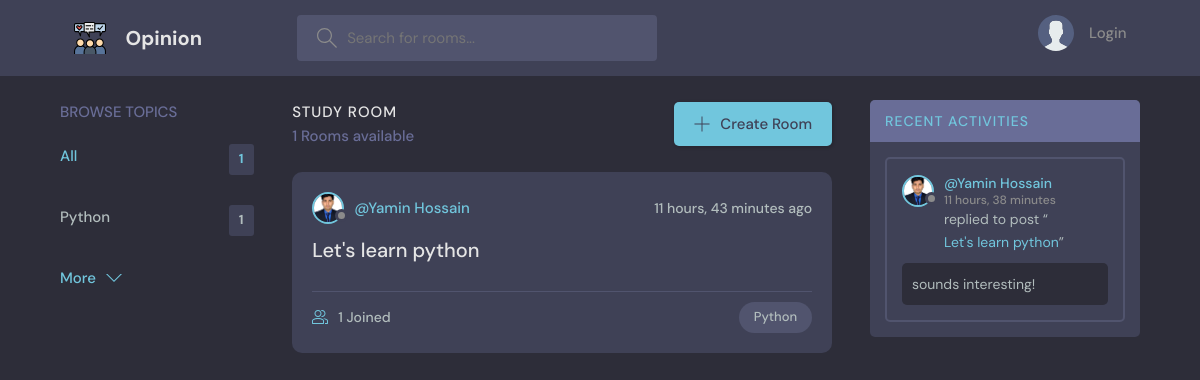
The page / on the database its author committed.
### base/models.py (models this page shows)
class Topic(models.Model):
    name = models.CharField(max_length=200)
    def __str__(self):
        return self.name

class Room(models.Model):
    host = models.ForeignKey(User, on_delete=models.SET_NULL, null = True)
    topic = models.ForeignKey(Topic, on_delete = models.SET_NULL, null=True)# we want to keep the room even after deleting the topic
    name = models.CharField(max_length=200)
    description = models.TextField(blank=True, null=True) #letting django know that this field can be blank and can be saved blank as well
    updated = models.DateTimeField(auto_now=True)
    created = models.DateTimeField(auto_now_add=True)
    participants = models.ManyToManyField(User, related_name='participants', blank=True)# while we quarrying data for participants this related_name wold help us to quarry from the DB.
    class Meta:
        ordering = ['-updated','-created']
    def __str__(self):
        return self.name

class User(AbstractUser):
    name = models.CharField(max_length=200, null=True)
    email = models.EmailField(unique=True, null=True)
    bio = models.TextField(max_length=200, null=True)
    avatar = models.ImageField(null=True, default='avatar.svg')
    USERNAME_FIELD = 'email'
    REQUIRED_FIELDS = []
    def __str__(self):
        return self.name

class Message(models.Model):
    user = models.ForeignKey(User, on_delete = models.CASCADE)
    room = models.ForeignKey(Room, on_delete = models.CASCADE) # cascade means we want to delete the message as well after deleting the room
    body = models.TextField()
    updated = models.DateTimeField(auto_now=True)
    created = models.DateTimeField(auto_now_add=True)
    class Meta:
        ordering = ['-updated', '-created']
    def __str__(self):
        return self.body[0:50]

### base/views.py (the view)
# urls.py: path('', views.home, name="home"),
def home(request):
    q = request.GET.get('q') if request.GET.get('q') else ''
    topics = Topic.objects.all()[0:4]
    room_messages = Message.objects.filter(Q(room__topic__name__icontains = q))#.order_by('-created')
    rooms = Room.objects.filter(Q(topic__name__icontains=q)| Q(name__icontains=q)| Q(description__icontains=q))
    context = {'rooms': rooms,'topics': topics, 'room_count': rooms.count(),'room_messages': room_messages }
    return render(request, 'base/home.html', context)

### base/templates/base/home.html (shortened to what this page needs)
{% extends 'main.html' %}
{%block content %}
<main class="layout layout--3">
  <div class="container">
    {%include 'base/topics_component.html'%}
    <div class="roomList">
      <div class="roomList__header">
        <div>
          <h2>Study Room</h2>
          <p>{{room_count}} Rooms available</p>
        </div>
        <a class="btn btn--main" href="{% url 'create-room' %}">
          <svg version="1.1" xmlns="http://www.w3.org/2000/svg" width="32" height="32" viewBox="0 0 32 32">
            <title>add</title>
            <path
              d="M16.943 0.943h-1.885v14.115h-14.115v1.885h14.115v14.115h1.885v-14.115h14.115v-1.885h-14.115v-14.115z">
            </path>
          </svg>
          Create Room
        </a>
      </div>
      {% include 'base/feed_component.html' %}
    </div>
    {% include 'base/activity_component.html'%}
  </div>
</main>
{% endblock content %}

### base/templates/base/topics_component.html
<div class="topics">
    <div class="topics__header">
        <h2>Browse Topics</h2>
    </div>
    <ul class="topics__list">
        <li>
            <a href="{% url 'home'%}" class="active">All <span>{{topics.count}}</span></a>
        </li>
        {% for topic in topics %}
        <li>
            <a href="{% url 'home'%}?q={{topic}}">{{topic.name}} <span>{{topic.room_set.all.count}}</span></a>
        </li>
        {% endfor %}
    </ul>
    <a class="btn btn--link" href="{% url 'topics' %}">
        More
        <svg version="1.1" xmlns="http://www.w3.org/2000/svg" width="32" height="32" viewBox="0 0 32 32">
            <title>chevron-down</title>
            <path d="M16 21l-13-13h-3l16 16 16-16h-3l-13 13z"></path>
        </svg>
    </a>
</div>

### base/templates/base/feed_component.html (shortened to what this page needs)
{% for room in rooms%}
<div class="roomListRoom">
    <div class="roomListRoom__header">
        <a href="{% url 'user-profile' room.host.id %}" class="roomListRoom__author">
            <div class="avatar avatar--small">
                <img src="{{room.host.avatar.url}}" />
            </div>
            <span>@{{room.host}}</span>
        </a>
        <div class="roomListRoom__actions">
            <span>{{room.created | timesince}} ago</span>
        </div>
    </div>
    <div class="roomListRoom__content">
        <a href="{% url 'room' room.id %}">{{room}}</a>
    </div>
    <div class="roomListRoom__meta">
        <a href="{% url 'room' room.id %}" class="roomListRoom__joined">
            {{room.participants.all.count}} Joined
        </a>
        <p class="roomListRoom__topic">{{room.topic}}</p>
    </div>
</div>
{% endfor%}

### base/templates/base/activity_component.html (shortened to what this page needs)
<div class="activities">
    <div class="activities__header">
        <h2><a href="{% url 'activities' %}">Recent Activities</a></h2>
    </div>
    {% for room_message in room_messages %}
    <div class="activities__box">
        <div class="activities__boxHeader roomListRoom__header">
            <a href="{% url 'user-profile' room_message.user.id %}" class="roomListRoom__author">
                <div class="avatar avatar--small">
                    <img src="{{room_message.user.avatar.url}}" />
                </div>
                <p>
                    @{{room_message.user}}
                    <span>{{room_message.created | timesince}}</span>
                </p>
            </a>
        </div>
        <div class="activities__boxContent">
            <p>replied to post “<a href="{% url 'room' room_message.room.id %}">{{room_message.room}}</a>”</p>
            <div class="activities__boxRoomContent">
                {{room_message}}
            </div>
        </div>
    </div>
    {% endfor %}
</div>

### rows shown on the page
Topic: name "Python", room_set.all.count "1"
Room: host.avatar (picture), host "Yamin Hossain", created "11 hours, 43 minutes", name "Let's learn python", participants.all.count "1", topic "Python"
Message: user.avatar (picture), user "Yamin Hossain", created "11 hours, 38 minutes", room "Let's learn python", body "sounds interesting!"

### other values the page prints
{{ topics.count }} "1"
{{ room_count }} "1"
